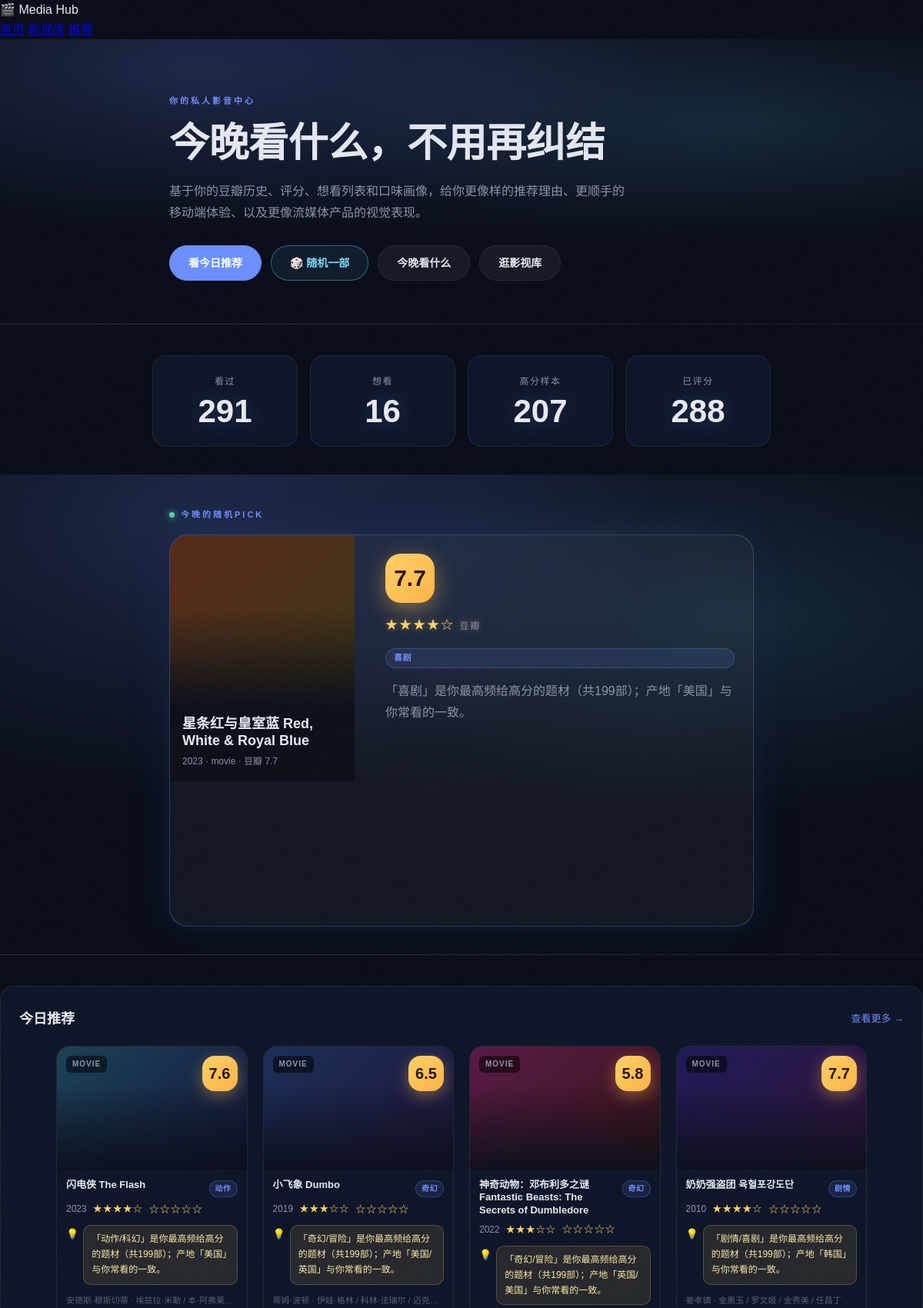
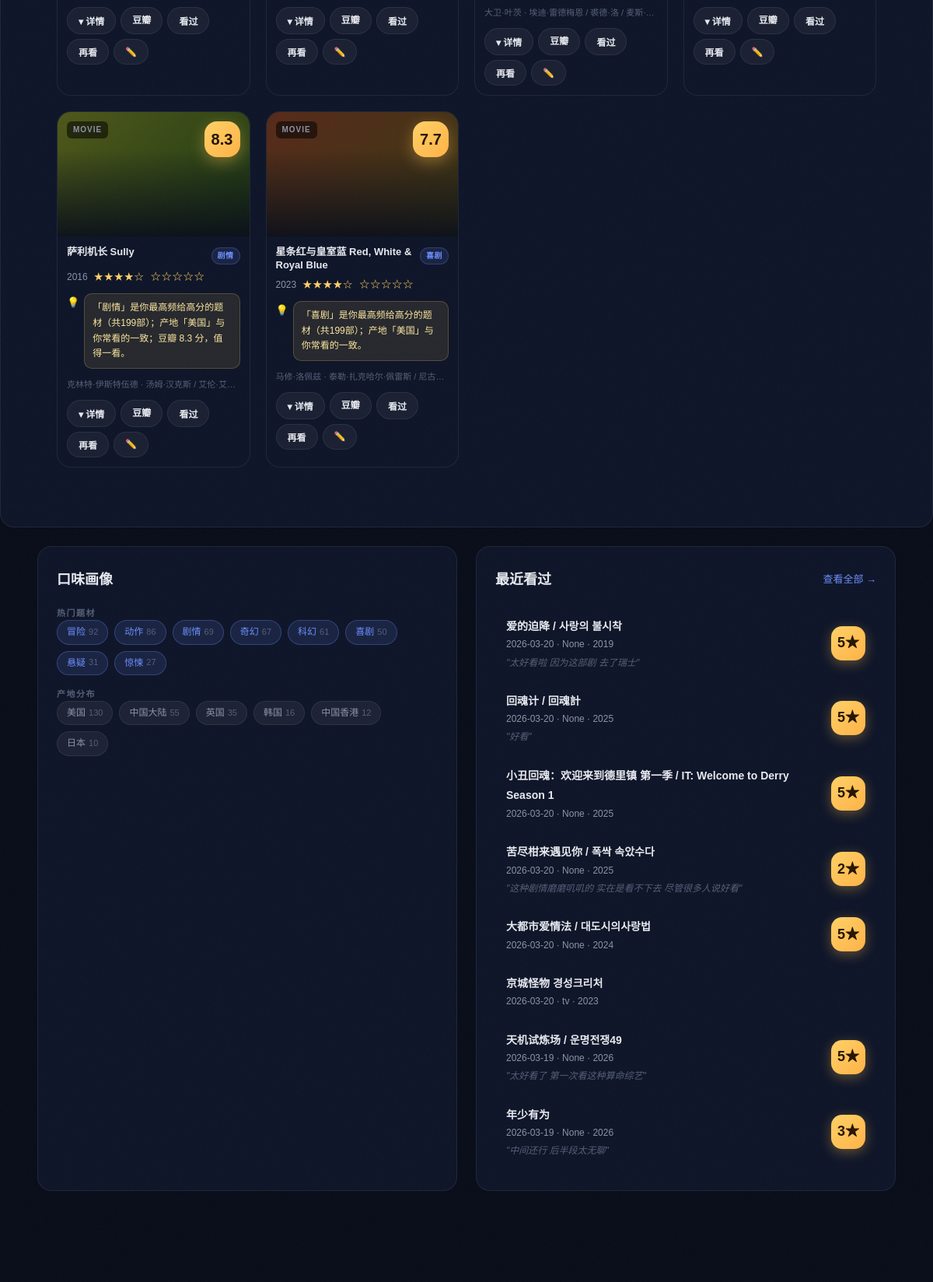
The page / (upper part) on the database its author committed (2 pictures, top to bottom).
### tables this page shows
CREATE TABLE douban_watch_history (
    subject_id TEXT PRIMARY KEY,
    title TEXT NOT NULL,
    kind TEXT,
    year INTEGER,
    url TEXT,
    intro TEXT,
    watched_date TEXT,
    my_rating INTEGER,
    comment TEXT,
    tags TEXT,
    scraped_at TEXT DEFAULT CURRENT_TIMESTAMP
, douban_rating REAL, douban_rating_count INTEGER, subtype TEXT, directors TEXT, actors TEXT, countries TEXT, genres TEXT, languages TEXT, release_dates TEXT, durations TEXT, episodes TEXT, aka TEXT, summary TEXT, meta_scraped_at TEXT, status TEXT, cover_url TEXT, watch_count INTEGER DEFAULT 1, rating_source TEXT DEFAULT "douban", comment_source TEXT DEFAULT "douban");

### app.py (the view)
@app.get('/', response_class=HTMLResponse)
def home(request: Request):
    conn = get_conn()
    counts = dict(conn.execute('SELECT status, COUNT(*) FROM douban_watch_history GROUP BY status').fetchall())
    profile = load_profile(conn)
    rec_rows = recommendation_candidates(conn, limit=6)
    high_rated = [dict(r) for r in conn.execute(
        'SELECT * FROM douban_watch_history WHERE status="collect" AND my_rating >= 4'
    ).fetchall()]
    recs = []
    for r in rec_rows:
        rec = dict(r)
        rec['_reason'] = make_recommendation_reason(r, profile, high_rated)
        rec['_cover_style'] = cover_style(r)
        rec['_cover_url'] = cover_url(r)
        rec['_stars'] = rating_stars(rec.get('douban_rating'))
        rec['_first_genre'] = first_genre(rec)
        recs.append(rec)
    recent_rows = conn.execute('SELECT * FROM douban_watch_history WHERE status="collect" ORDER BY watched_date DESC LIMIT 8').fetchall()
    recent = []
    for r in recent_rows:
        item = dict(r)
        item['_cover_style'] = cover_style(r)
        item['_cover_url'] = cover_url(r)
        item['_stars'] = rating_stars(item.get('douban_rating'))
        item['_first_genre'] = first_genre(item)
        recent.append(item)
    recs_all = recommendation_candidates(conn, limit=30)
    recs_with_reason = []
    for r in recs_all:
        rec = dict(r)
        rec['_reason'] = make_recommendation_reason(r, profile, high_rated)
        rec['_cover_style'] = cover_style(r)
        rec['_cover_url'] = cover_url(r)
        rec['_stars'] = rating_stars(rec.get('douban_rating'))
        rec['_first_genre'] = first_genre(rec)
        rec['_score'] = rec.get('_score', 0)
        recs_with_reason.append(rec)
    tonight_pick = random.choice(recs_with_reason[:10]) if len(recs_with_reason) >= 10 else (recs_with_reason[0] if recs_with_reason else None)
    return templates.TemplateResponse('index.html', {
        'request': request,
        'counts': counts,
        'profile': profile,
        'recs': recs,
        'recent': recent,
        'surprise': dict(tonight_pick) if tonight_pick else None,
        'site_stats': get_site_stats(),
    })

### templates/index.html (shortened to what this page needs)
{% extends 'base.html' %}
{% block content %}
<section class="hero">
  <div class="hero-copy">
    <div class="eyebrow">你的私人影音中心</div>
    <h1>今晚看什么，不用再纠结</h1>
    <p>基于你的豆瓣历史、评分、想看列表和口味画像，给你更像样的推荐理由、更顺手的移动端体验、以及更像流媒体产品的视觉表现。</p>
    <div class="actions">
      <a class="btn primary" href="/recommendations">看今日推荐</a>
      <a class="btn accent" href="/recommendations?sort=random">🎲 随机一部</a>
      <a class="btn" href="/recommendations#tonight">今晚看什么</a>
      <a class="btn" href="/library">逛影视库</a>
    </div>
  </div>
</section>
<section class="stats-grid">
  <div class="card stat">
    <span class="stat-label">看过</span>
    <strong class="stat-num">{{ counts.get('collect', 0) }}</strong>
  </div>
  <div class="card stat">
    <span class="stat-label">想看</span>
    <strong class="stat-num">{{ counts.get('wish', 0) }}</strong>
  </div>
  <div class="card stat">
    <span class="stat-label">高分样本</span>
    <strong class="stat-num">{{ profile.high_rated_count }}</strong>
  </div>
  <div class="card stat">
    <span class="stat-label">已评分</span>
    <strong class="stat-num">{{ profile.rated_count }}</strong>
  </div>
</section>
{% if surprise %}
<section class="hero small" id="tonight">
  <div class="hero-copy">
    <div class="eyebrow"><span class="live-dot"></span> 今晚的随机Pick</div>
    <div class="tonight-card" style="margin-top:16px">
      <div class="tonight-cover" style="{{ surprise._cover_style }}">
        <div class="tonight-overlay">
          <span class="tonight-title">{{ surprise.title }}</span>
          <span class="tonight-meta">{{ surprise.year }} · {{ surprise.kind }} · 豆瓣 {{ surprise.douban_rating or '-' }}</span>
        </div>
      </div>
      <div class="tonight-info">
        <div class="rating-badge-lg">{{ surprise.douban_rating or '-' }}</div>
        {% if surprise._stars %}<div class="tonight-stars">{{ surprise._stars }} <span style="font-size:12px;color:var(--text-secondary)">豆瓣</span></div>{% endif %}
        {% if surprise._first_genre %}<span class="rec-genre-chip" style="font-size:11px;padding:3px 10px">{{ surprise._first_genre }}</span>{% endif %}
        <p class="reason-text">{{ surprise._reason }}</p>
        {% if surprise.directors or surprise.actors %}
        <p class="tonight-credits">🎬 {{ surprise.directors[:40] }}{% if surprise.directors and surprise.actors %} · {% endif %}{{ surprise.actors[:50] }}</p>
        {% endif %}
        <div class="tonight-actions">
          <a class="btn primary" href="{{ surprise.url }}" target="_blank">豆瓣详情</a>
          <button class="btn accent watch-btn" data-id="{{ surprise.subject_id }}" data-action="watch">✅ 我看过了</button>
          <button class="btn rewatch-btn" data-id="{{ surprise.subject_id }}" data-action="rewatch">🔁 又看一次</button>
          <a class="btn" href="/recommendations?sort=random">🎲 换一部</a>
        </div>
      </div>
    </div>
  </div>
</section>
{% endif %}
{% if recs %}
<section class="panel">
  <div class="panel-header">
    <h2>今日推荐</h2>
    <a href="/recommendations" class="link">查看更多 →</a>
  </div>
  <div class="rec-grid">
    {% for item in recs %}
    <article class="rec-card compact {% if item.status=='collect' %}watched{% endif %}">
      <div class="rec-cover" style="{{ item._cover_style if item._cover_style else 'background: linear-gradient(135deg,#243060,#10182e)' }}">
        <div class="rec-cover-overlay">
          <span class="rec-badge">{{ item.kind or 'unknown' }}</span>
          <div class="rec-rating-badge">{{ item.douban_rating or '-' }}</div>
        </div>
      </div>
      <div class="rec-body">
        <div class="rec-title-row">
          <h3 class="rec-title">{{ item.title }}</h3>
          {% if item._first_genre %}<span class="rec-genre-chip">{{ item._first_genre }}</span>{% endif %}
        </div>
        <div class="rec-meta-row">
          <span class="rec-year">{{ item.year }}</span>
          {% if item._stars %}<span class="rec-stars">{{ item._stars }}</span>{% endif %}
          <span class="rec-my-stars" data-id="{{ item.subject_id }}" title="点击评分">
            {% if item.my_rating %}{{ '★' * item.my_rating }}{{ '☆' * (5 - item.my_rating) }}{% else %}☆☆☆☆☆{% endif %}
          </span>
        </div>
        {% if item._reason %}
        <div class="rec-reason-wrap">
          <span class="rec-reason-icon">💡</span>
          <p class="rec-reason">{{ item._reason }}</p>
        </div>
        {% endif %}
        {% if item.directors or item.actors %}
        <p class="rec-credits">{{ item.directors[:30] }}{% if item.directors and item.actors %} · {% endif %}{{ item.actors[:40] }}</p>
        {% endif %}
        <div class="rec-actions">
          <button class="btn small expand-btn" data-id="{{ item.subject_id }}" title="展开详情">▾ 详情</button>
          <a class="btn small" href="{{ item.url }}" target="_blank">豆瓣</a>
          <button class="btn small watch-btn" data-id="{{ item.subject_id }}" data-action="watch" {% if item.status=='collect' %}disabled{% endif %}>
            {% if item.status == 'collect' %}已看 ✓{% else %}看过{% endif %}</button>
          <button class="btn small rewatch-btn" data-id="{{ item.subject_id }}" data-action="rewatch">再看</button>
          <button class="btn small edit-btn" data-id="{{ item.subject_id }}">✏️</button>
        </div>
      </div>
    </article>
    {% endfor %}
  </div>
</section>
{% endif %}
<section class="two-col">
  <div class="panel">
    <div class="panel-header"><h2>口味画像</h2></div>
    <div class="section-sub">热门题材</div>
    <div class="chips">
      {% for name, count in profile.top_genres %}
      <span class="chip accent">{{ name }} <em>{{ count }}</em></span>
      {% endfor %}
    </div>
    <div class="section-sub" style="margin-top:16px">产地分布</div>
    <div class="chips">
      {% for name, count in profile.top_countries %}
      <span class="chip">{{ name }} <em>{{ count }}</em></span>
      {% endfor %}
    </div>
  </div>
  <div class="panel">
    <div class="panel-header"><h2>最近看过</h2><a href="/library?status=collect" class="link">查看全部 →</a></div>
    <div class="list">
      {% for item in recent %}
      <a class="list-item" href="{{ item.url }}" target="_blank">
        <div>
          <strong>{{ item.title }}</strong>
          <div class="muted">{{ item.watched_date or '未知时间' }} · {{ item.kind }} · {{ item.year }}</div>
          {% if item.comment %}<div class="comment-preview">"{{ item.comment[:40] }}"</div>{% endif %}
        </div>
        {% if item.my_rating %}
        <div class="my-rating-badge">{{ item.my_rating }}★</div>
        {% endif %}
      </a>
      {% endfor %}
    </div>
  </div>
</section>
{% endblock %}

### templates/base.html (style rules this page uses)
html { scroll-behavior: smooth; }

### rows shown on the page
douban_watch_history: title "星条红与皇室蓝 Red, White & Royal Blue", year "2023", kind "movie", douban_rating "7.7", kind "MOVIE", _first_genre "喜剧", _stars "★★★★☆", _reason "「喜剧」是你最高频给高分的题材（共199部）；产地「美国」与你常看的一致。", directors "马修·洛佩兹", actors "泰勒·扎克哈尔·佩雷斯 / 尼古…", status "看过"
douban_watch_history: kind "MOVIE", douban_rating "7.6", title "闪电侠 The Flash", _first_genre "动作", year "2023", _stars "★★★★☆", _reason "「动作/科幻」是你最高频给高分的题材（共199部）；产地「美国」与你常看的一致。", directors "安德斯·穆斯切蒂", actors "埃兹拉·米勒 / 本·阿弗莱…", status "看过"
douban_watch_history: kind "MOVIE", douban_rating "6.5", title "小飞象 Dumbo", _first_genre "奇幻", year "2019", _stars "★★★☆☆", _reason "「奇幻/冒险」是你最高频给高分的题材（共199部）；产地「美国/英国」与你常看的一致。", directors "蒂姆·波顿", actors "伊娃·格林 / 科林·法瑞尔 / 迈克…", status "看过"
douban_watch_history: kind "MOVIE", douban_rating "5.8", title "神奇动物：邓布利多之谜 Fantastic Beasts: The Secrets of Dumbledore", _first_genre "奇幻", year "2022", _stars "★★★☆☆", _reason "「奇幻/冒险」是你最高频给高分的题材（共199部）；产地「英国/美国」与你常看的一致。", directors "大卫·叶茨", actors "埃迪·雷德梅恩 / 裘德·洛 / 麦斯·…", status "看过"
douban_watch_history: kind "MOVIE", douban_rating "7.7", title "奶奶强盗团 육혈포강도단", _first_genre "剧情", year "2010", _stars "★★★★☆", _reason "「剧情/喜剧」是你最高频给高分的题材（共199部）；产地「韩国」与你常看的一致。", directors "姜孝镇", actors "金惠玉 / 罗文姬 / 金秀美 / 任昌丁", status "看过"
douban_watch_history: kind "MOVIE", douban_rating "8.3", title "萨利机长 Sully", _first_genre "剧情", year "2016", _stars "★★★★☆", _reason "「剧情」是你最高频给高分的题材（共199部）；产地「美国」与你常看的一致；豆瓣 8.3 分，值得一看。", directors "克林特·伊斯特伍德", actors "汤姆·汉克斯 / 艾伦·艾…", status "看过"
douban_watch_history: countries "美国", count "130"
douban_watch_history: countries "韩国", count "16"
douban_watch_history: title "爱的迫降 / 사랑의 불시착", watched_date "2026-03-20", kind "None", year "2019", comment "太好看啦 因为这部剧 去了瑞士", my_rating "5"
douban_watch_history: title "回魂计 / 回魂計", watched_date "2026-03-20", kind "None", year "2025", comment "好看", my_rating "5"
douban_watch_history: title "小丑回魂：欢迎来到德里镇 第一季 / IT: Welcome to Derry Season 1", watched_date "2026-03-20", kind "None", year "2025", my_rating "5"
douban_watch_history: title "苦尽柑来遇见你 / 폭싹 속았수다", watched_date "2026-03-20", kind "None", year "2025", comment "这种剧情磨磨叽叽的 实在是看不下去 尽管很多人说好看", my_rating "2"
douban_watch_history: title "大都市爱情法 / 대도시의사랑법", watched_date "2026-03-20", kind "None", year "2024", my_rating "5"
douban_watch_history: title "京城怪物 경성크리처", watched_date "2026-03-20", kind "tv", year "2023"
douban_watch_history: title "天机试炼场 / 운명전쟁49", watched_date "2026-03-19", kind "None", year "2026", comment "太好看了 第一次看这种算命综艺", my_rating "5"
douban_watch_history: title "年少有为", watched_date "2026-03-19", kind "None", year "2026", comment "中间还行 后半段太无聊", my_rating "3"

### other values the page prints
{{ counts.get('collect', 0) }} "291"
{{ counts.get('wish', 0) }} "16"
{{ profile.high_rated_count }} "207"
{{ profile.rated_count }} "288"
{{ surprise._stars }} "★★★★☆"
{{ surprise._first_genre }} "喜剧"
{{ surprise._reason }} "「喜剧」是你最高频给高分的题材（共199部）；产地「美国」与你常看的一致。"
{{ name }} "冒险" "动作" "剧情" "奇幻" "科幻" "喜剧" "悬疑" "惊悚"
{{ count }} "92" "86" "69" "67" "61" "50" "31" "27"
{{ name }} "中国大陆" "英国" "中国香港" "日本"
{{ count }} "55" "35" "12" "10"
